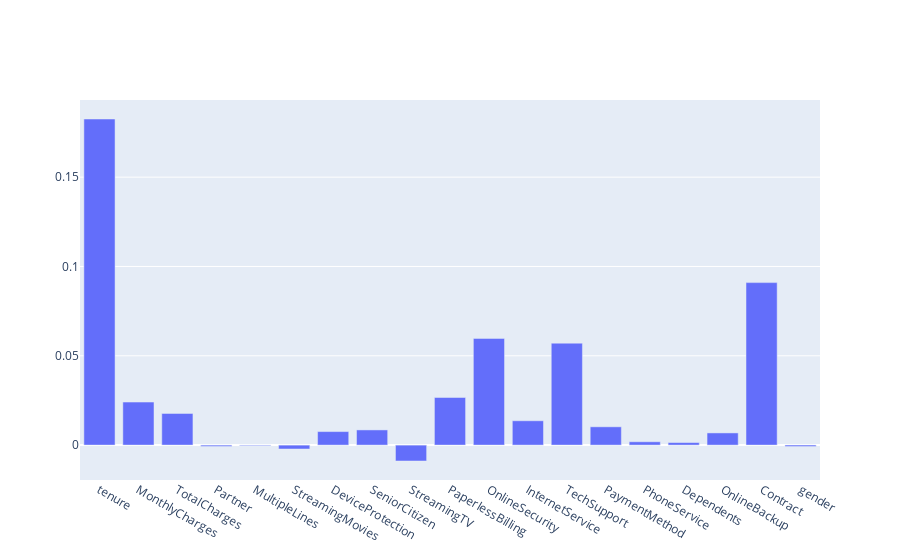

The code cell stored with this chart in its notebook:
### Code cell
fig = go.Figure(data=go.Bar(y = list(perm_imp_scores.values()), 
                            x = list(perm_imp_scores.keys())))
fig.show()

### Figure 1 — Plotly figure (JSON) as saved in the notebook; plotly's stock layout.template omitted (floating-point values rounded to 4 significant figures)
{"data": [{"type": "bar", "x": ["tenure", "MonthlyCharges", "TotalCharges", "Partner", "MultipleLines", "StreamingMovies", "DeviceProtection", "SeniorCitizen", "StreamingTV", "PaperlessBilling", "OnlineSecurity", "InternetService", "TechSupport", "PaymentMethod", "PhoneService", "Dependents", "OnlineBackup", "Contract", "gender"], "y": [0.1826, 0.0241, 0.01774, -0.0007297, -0.0003483, -0.002189, 0.007579, 0.008508, -0.008889, 0.02667, 0.05974, 0.01363, 0.05707, 0.01025, 0.001874, 0.001426, 0.006832, 0.09096, -0.0007628]}], "layout": {"autosize": true, "xaxis": {"autorange": true, "range": [-0.5, 18.5], "type": "category"}, "yaxis": {"autorange": true, "range": [-0.01952, 0.1932], "type": "linear"}}}
